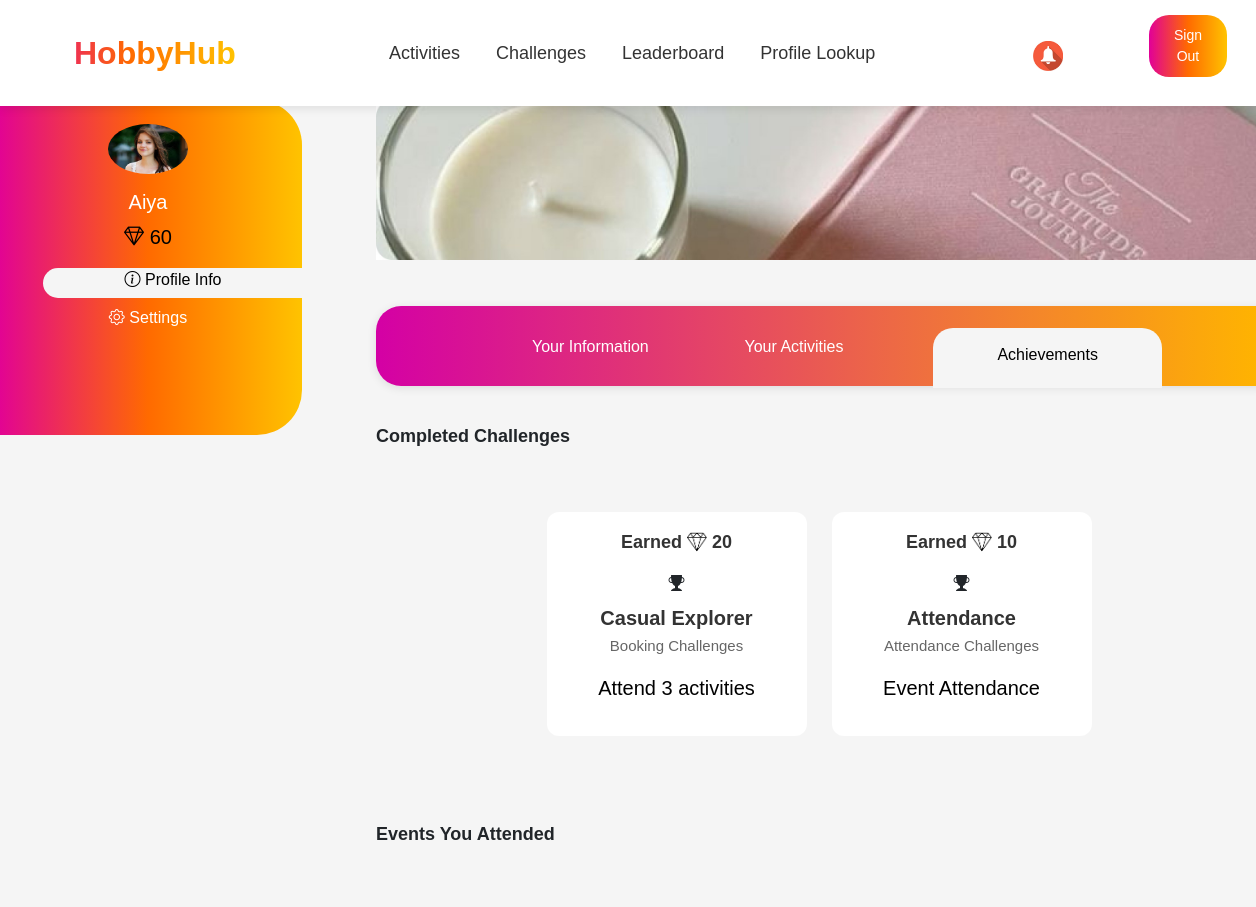
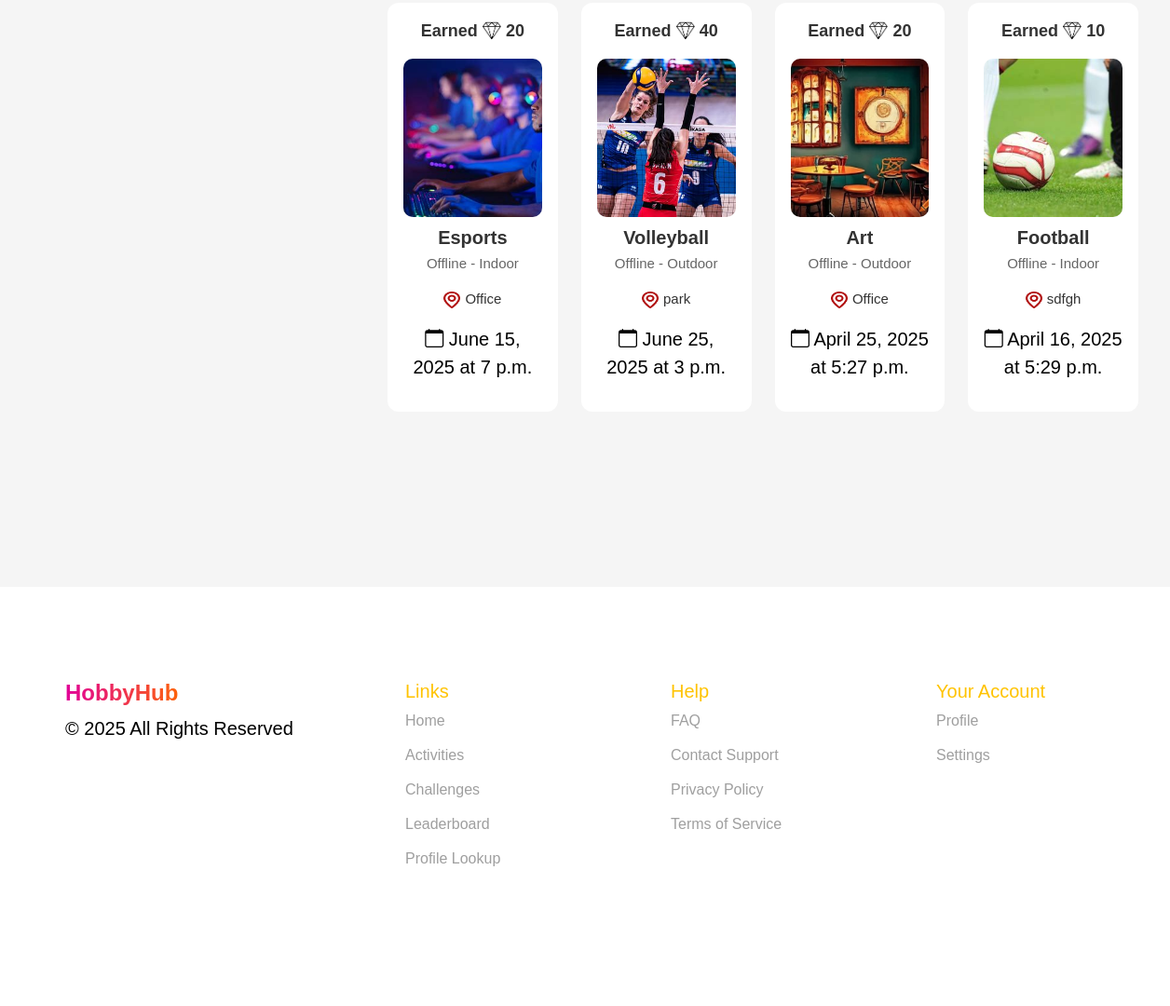
Screenshot of /user_profile/achievements/ (signed in) with the database file from the repository (2 pictures, top to bottom).
### events/models.py (models this page shows, shortened)
class Employee(models.Model):
    nickname = models.CharField(max_length=100, primary_key=True, verbose_name="Nickname")
    name = models.CharField(max_length=255, verbose_name="Name")
    last_name = models.CharField(max_length=255, verbose_name="Last Name")
    number = models.CharField(max_length=20, verbose_name="Number")
    join_date = models.DateField(verbose_name="Join Date")
    date_of_birth = models.DateField(null=True, blank=True, verbose_name="Date of Birth")
    receive_sms_notifications = models.BooleanField(default=True, verbose_name="Receive SMS Notifications")
    receive_email_notifications = models.BooleanField(default=True, verbose_name="Receive Email Notifications")
    receive_reminders = models.BooleanField(default=True, verbose_name="Receive Reminders")
    social_id = models.CharField(max_length=255, blank=True, null=True)  # ID из социальной сети
    social_provider = models.CharField(max_length=50, blank=True, null=True)  # Провайдер (Google, Facebook и т.д.)
    company = models.ForeignKey(
        Company,
        to_field='company_id',
        on_delete=models.CASCADE,
        verbose_name="Company"
    )
    gender = models.CharField(max_length=10, choices=[('Male', 'Male'), ('Female', 'Female')], verbose_name="Gender")
    mail = models.EmailField(unique=True, verbose_name="Email")
    password = models.CharField(max_length=255, verbose_name="Password")
    is_approved = models.BooleanField(default=False, verbose_name="Approved")
    profile_photo = models.ImageField(upload_to='profile_photos/', null=True, blank=True, verbose_name="Profile Photo")
    hobbies = models.ManyToManyField(Hobby, blank=True, related_name='employees')
    diamonds = models.IntegerField(default=0, verbose_name="Diamonds")

class EmployeeChallengeProgress(models.Model):
    employee = models.ForeignKey(Employee, on_delete=models.CASCADE, related_name="challenge_progress")
    challenge = models.ForeignKey(Challenge, on_delete=models.CASCADE, related_name="progress")
    progress = models.IntegerField(default=0, verbose_name="Progress")
    is_completed = models.BooleanField(default=False, verbose_name="Completed")

class Challenge(models.Model):
    name = models.CharField(max_length=255, verbose_name="Challenge Name")
    description = models.TextField(verbose_name="Challenge Description")
    type = models.CharField(
        max_length=50,
        choices=[
            ("activity", "Booking Challenges"),
            ("skill", "Skill Development"),
            ("competition", "Competition & Challenges"),
            ("xp", "Achievement Points"),
            ("consistency", "Consistency Challenges"),
            ("attendance", "Attendance Challenges"),
        ],
        verbose_name="Challenge Type",
    )
    goal = models.IntegerField(verbose_name="Goal (e.g., number of activities, XP, etc.)")
    reward_diamonds = models.IntegerField(default=0, verbose_name="Reward Diamonds")
    company = models.ForeignKey(Company, on_delete=models.CASCADE, verbose_name="Company")

class AttendanceRecord(models.Model):
    event = models.ForeignKey(Event, on_delete=models.CASCADE, related_name='attendance_records')
    employee = models.ForeignKey(Employee, on_delete=models.CASCADE, related_name='attendance_records')
    first_name = models.CharField(max_length=255, blank=True)
    last_name = models.CharField(max_length=255, blank=True)
    timestamp = models.DateTimeField(default=timezone.now)  # Changed from auto_now_add
    class Meta:
        unique_together = ('event', 'employee')

class Event(models.Model):
    EVENT_TYPES = [
        ('offline-outdoor', 'Offline - Outdoor'),
        ('offline-indoor', 'Offline - Indoor'),
        ('online', 'Online'),
    ]
    EVENT_STATUS = [
        ('upcoming', 'Upcoming'),
        ('in_progress', 'In Progress'),
        ('completed', 'Completed'),
    ]
    title = models.CharField(max_length=150)
    description = models.TextField()
    location = models.CharField(max_length=250)
    date = models.DateField()
    time = models.TimeField()
    event_type = models.CharField(max_length=15, choices=EVENT_TYPES, default='offline-indoor')
    status = models.CharField(max_length=12, choices=EVENT_STATUS, default='upcoming')
    hobbies = models.ManyToManyField(Hobby, related_name='events')
    image = models.ImageField(upload_to='event_images/', null=True, blank=True)
    company = models.ForeignKey(
        Company,
        to_field='company_id',
        on_delete=models.CASCADE,
        related_name='events',
        verbose_name="Company"
    )
    diamonds = models.IntegerField(default=0, verbose_name="Diamonds")
    quota = models.IntegerField(default=10, verbose_name="Quota")
    participants = models.ManyToManyField(Employee, related_name='events', blank=True)

### events/views.py (the view)
# urls.py: path('user_profile/achievements/', user_achievements, name='user_achievements'),
@role_required("employee")
@approval_required
def user_achievements(request):
    nickname = request.session.get("nickname")
    if not nickname:
        return redirect("sign_in")
    user = Employee.objects.filter(nickname=nickname).first()
    if not user:
        return redirect("sign_in")
    completed_challenges = EmployeeChallengeProgress.objects.filter(
        employee=user,
        is_completed=True
    ).select_related('challenge')
    attended_events = Event.objects.filter(
        attendance_records__employee=user,
        status='completed'
    ).distinct()
    return render(request, 'user_achievements.html', {
        "user": user,
        "completed_challenges": completed_challenges,
        "attended_events": attended_events,
    })

### events/views.py (called while the page is built)
def role_required(role):
    def decorator(view_func):
        @wraps(view_func)
        def wrapper(request, *args, **kwargs):
            if role == "employee" and not request.session.get("nickname"):
                return redirect(f"/sign_in/?next={request.get_full_path()}")
            if role == "organizer" and not request.session.get("company_id"):
                return redirect(f"/sign_in/?next={request.get_full_path()}")
            return view_func(request, *args, **kwargs)
        return wrapper
    return decorator

def approval_required(view_func):
    @wraps(view_func)
    def _wrapped_view(request, *args, **kwargs):
        nickname = request.session.get("nickname")
        if not nickname:
            return redirect("sign_in")
        user = Employee.objects.filter(nickname=nickname).first()
        if not user or not user.is_approved:
            return redirect("")
        return view_func(request, *args, **kwargs)
    return _wrapped_view

### events/templates/user_achievements.html (shortened to what this page needs)
{% extends "user_profile_base.html" %}
{% load static %}
{% block extra_css %}
    <link rel="stylesheet" href="https://cdn.jsdelivr.net/npm/bootstrap@5.3.0/dist/css/bootstrap.min.css">
    <link href="https://cdn.jsdelivr.net/npm/bootstrap-icons/font/bootstrap-icons.css" rel="stylesheet">
    <link href="https://fonts.cdnfonts.com/css/gilroy-bold" rel="stylesheet">
    <link rel="stylesheet" href="{% static 'css/all.css' %}">
    <link rel="stylesheet" href="{% static 'css/sass_styles.css' %}">
{% endblock %}
{% block content %}
<div class="container mt-4">
    <div class="row mainpartpro">
        <div class="col-md-2">
            <div class="sidebar p-4">
                {% if user.profile_photo %}
                    <img src="{{ user.profile_photo.url }}" alt="Profile" class="rounded-circle mb-3" width="80">
                {% else %}
                    <img src="{% static 'images/profile_photo.png' %}" class="rounded-circle mb-3" width="80">
                {% endif %}
                <h5>{{ user.name }}</h5>
                <p><i class="bi bi-gem"></i> {{ user.diamonds }}</p>
                <div class="pro-act-set-tab w-100 mb-2"><i class="bi bi-info-circle"></i><a href="#"> Profile Info</a></div>
                <div class="pro-set-tab w-100 mb-2"><i class="bi bi-gear"></i><a href="{% url 'user_setting' %}"> Settings</a></div>
            </div>
        </div>
        <div class="col-md-10 mainpartpro">
            <img src="{% static 'images/profile_banner.jpg' %}" class="img-fluid mb-3" alt="Banner">
            <div class="navbar user_det">
                <div class="tab"><a href="{% url 'user_profile' %}">Your Information</a></div>
                <div class="tab tab_act_ach"><a href="{% url 'profile_user_act' %}">Your Activities</a></div>
                <div class="tab active-tab"><a href="{% url 'user_achievements' %}">Achievements</a></div>
            </div>
            <div class="mb-5">
                <h3 class="mb-4">Completed Challenges</h3>
                {% if completed_challenges %}
                    <div class="earned-activity-container">
                        {% for progress in completed_challenges %}
                        <div class="earned-activity-box">
                            <p class="earned-reward-text">Earned <img src="{% static 'images/diamond.png' %}" alt="Diamond" class="earned-reward-icon"> {{ progress.challenge.reward_diamonds }}</p>
                            <div class="earned-activity-icon">
                                <i class="bi bi-trophy-fill"></i>
                            </div>
                            <h3>{{ progress.challenge.name }}</h3>
                            <p class="earned-activity-category">{{ progress.challenge.get_type_display }}</p>
                            <p class="earned-activity-description">{{ progress.challenge.description }}</p>
                        </div>
                        {% endfor %}
                    </div>
                {% else %}
                <div class="alert alert-info">
                    You haven't completed any challenges yet.
                </div>
                {% endif %}
            </div>
            <div class="mb-5">
                <h3 class="mb-4">Events You Attended</h3>
                {% if user.attendance_records.all %}
                    <div class="earned-activity-container">
                        {% for record in user.attendance_records.all %}
                            <div class="earned-activity-box">
                                <p class="earned-reward-text">Earned <img src="{% static 'images/diamond.png' %}" alt="Diamond" class="earned-reward-icon"> {{ record.event.diamonds }}</p>
                                {% if record.event.image %}
                                    <img src="{{ record.event.image.url }}" alt="{{ record.event.title }}" class="earned-activity-image">
                                {% else %}
                                    <div class="earned-activity-icon">
                                        <i class="bi bi-calendar-event" style="font-size: 2rem;"></i>
                                    </div>
                                {% endif %}
                                <h3>{{ record.event.title }}</h3>
                                <p class="earned-activity-category">{{ record.event.get_event_type_display }}</p>
                                <p class="earned-activity-location">
                                    <img src="{% static 'images/your_act_location.png' %}" alt="Location" class="earned-location-icon"> {{ record.event.location }}
                                </p>
                                <p class="earned-activity-date">
                                    <i class="bi bi-calendar"></i> {{ record.event.date }} at {{ record.event.time }}
                                </p>
                            </div>
                        {% endfor %}
                    </div>
                {% else %}
                    <div class="alert alert-info">
                        You haven't attended any events yet.
                    </div>
                {% endif %}
            </div>
        </div>
    </div>
</div>
{% endblock %}

### events/static/css/guest-styles.css (style rules this page uses)
html { scroll-behavior: smooth; }
body { font-family: 'Girloy-Medium', sans-serif !important; margin: auto; background-color: #f5f5f5; }
p { color: #000000; font-weight: 400; font-size: 20px; }

### events/static/css/organizer-styles.css (style rules this page uses)
body { font-family: 'Gilroy-Medium', sans-serif; background-color: #F5F5F5; }
body h1, h2, h3, h4,h5,h6, header { font-family: 'Gilroy-Bold', sans-serif; }
p { color: #000000; font-weight: 400; font-size: 20px; }
.navbar { padding: 15px 0; box-shadow: 0 2px 10px rgba(0, 0, 0, 0.1); }

### events/static/css/user-styles.css (style rules this page uses)
body { overflow-x: hidden; }

### events/static/css/profile.css (style rules this page uses)
.mainpartpro { margin-top: 50px; margin-left: 50px; margin-right: -50px; margin-bottom: 50px; }
.mainpartpro img { border: 10px 10px 0px 0px; }
.pro-act-set-tab i, .pro-set-tab i { font-size: 16px; }
.pro-act-set-tab { background: #F5F5F5; color: #000000; margin-left: 25px; border-radius: 25px 0px 0px 25px; height: 30px; font-size: 16px; }
.sidebar { margin-top: 50px; margin-left: -150px; height: 335px; background: linear-gradient(90deg, #E10098 0%, #FF6A00 50%, #FFC300 100%); color: white; padding: 20px; border-radius: 0px 45px 45px 0px; text-align: center; }
.user_det { display: flex; background: linear-gradient(to right, #d400a5, #ffb400); border-radius: 25px 0px 0px 25px; padding: 0px 100px 0px 100px; max-width: 1200px; height: 80px; margin: 30px auto; position: relative; }
.tab { flex: 1; text-align: center; padding: 15px; color: white; font-weight: bold; cursor: pointer; position: relative; }
.tab a, .pro-set-tab a { text-decoration: none; color: white; font-weight: 400; }
.tab_act_ach a { margin-left: -50px; }
.active-tab { margin-top: 22px; background: #F5F5F5; color: black; border-radius: 20px 20px 0px 0px; padding: 15px; height: 60px; }
.active-tab a,.act-active-tab a, .pro-act-set-tab a { text-decoration: none; color: black; }
.earned-activity-container { display: flex; justify-content: center; gap: 25px; padding: 40px; }
.earned-activity-box { background: #fff; border: 2px solid transparent; border-radius: 12px; padding: 15px; width: 260px; text-align: center; }
.earned-reward-text { font-size: 18px; font-weight: bold; color: #333; display: flex; align-items: center; justify-content: center; gap: 5px; }
.earned-reward-icon { width: 20px; height: 20px; vertical-align: middle; }
.earned-activity-image { width: 100%; border-radius: 10px; height: 170px; object-fit: cover; }
.earned-activity-container h3 { font-size: 20px; margin: 10px 0 5px; color: #333; }
.earned-activity-category { font-size: 15px; color: #666; }
.earned-activity-location { font-size: 15px; color: #333; display: flex; align-items: center; justify-content: center; gap: 5px; }
.earned-location-icon { width: 18px; height: 18px; }
h3 { font-size: 18px; font-weight: bold; margin-top: 40px; margin-bottom: 20px; }

### events/static/css/activities.css (style rules this page uses)
:root { --primary-color: #FF6A00; --secondary-color: #FFC300; --accent-color: #E10098; --dark-color: #333333; --light-color: #F5F5F5; --white: #FFFFFF; --gray: #9F9F9F; --border-radius: 12px; --box-shadow: 0 4px 12px rgba(0, 0, 0, 0.1); --transition: all 0.3s ease; }
body { font-family: 'Gilroy-Medium', sans-serif; }
body h1, h2, h3, h4,h5,h6, header { font-family: 'Gilroy-Bold', sans-serif; }

### events/static/css/employees.css (style rules this page uses)
body { font-family: 'Gilroy-Medium', sans-serif; background-color: #F5F5F5; }
body h1, h2, h3, h4,h5,h6, header { font-family: 'Gilroy-Bold', sans-serif; }

### rows the page displays
Employee: profile_photo (picture), name "Aiya", diamonds "60"
EmployeeChallengeProgress: challenge.reward_diamonds "20", challenge.name "Casual Explorer", challenge.type "Booking Challenges", challenge.description "Attend 3 activities"
EmployeeChallengeProgress: challenge.reward_diamonds "10", challenge.name "Attendance", challenge.type "Attendance Challenges", challenge.description "Event Attendance"
AttendanceRecord: event.diamonds "20", event.image (picture), event "Esports", event.event_type "Offline - Indoor", event.location "Office", event "June 15, 2025", event.time "7 p.m."
AttendanceRecord: event.diamonds "40", event.image (picture), event "Volleyball", event.event_type "Offline - Outdoor", event.location "park", event "June 25, 2025", event.time "3 p.m."
AttendanceRecord: event.diamonds "20", event.image (picture), event "Art", event.event_type "Offline - Outdoor", event.location "Office", event "April 25, 2025", event.time "5:27 p.m."
AttendanceRecord: event.diamonds "10", event.image (picture), event "Football", event.event_type "Offline - Indoor", event.location "sdfgh", event "April 16, 2025", event.time "5:29 p.m."
